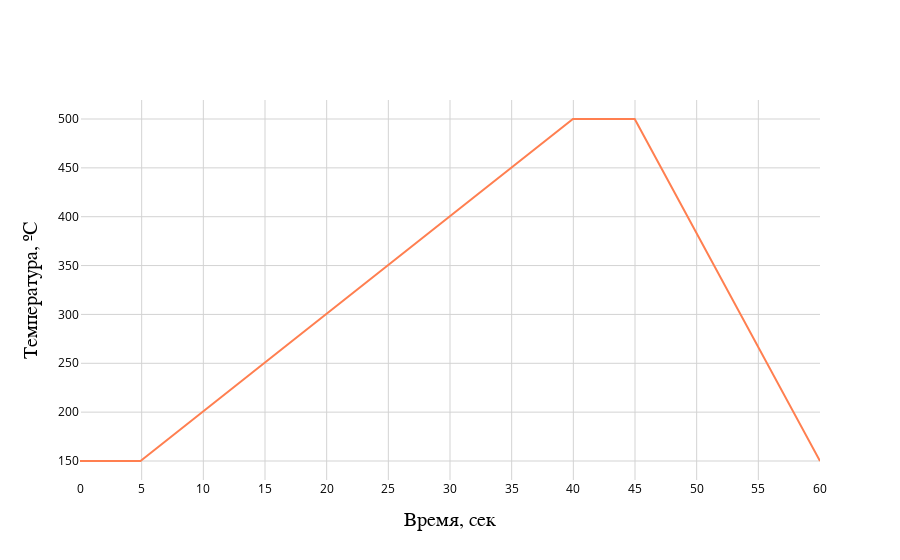

Write notebook code for a chart like this one.
### Code cell
import plotly.graph_objs as go

# Настройка размера и разрешения графика
config = {
    'displayModeBar': False,
    'showTips': False,
    'staticPlot': False
}

x = np.linspace(0, 60, 600)

# Построение графика
trace = go.Scatter(x=x, y=np.array(data_file['T_set2'][0:600]),marker=dict(size=5, color='coral'))

layout = go.Layout(
    # Фон белый
    plot_bgcolor='white',
    # Все тексты и подписи тоже чёрные
    font=dict(color='black'),
    # Оси чёрные
    xaxis=dict(
        title='Время, сек',
        color='black',
        gridcolor='lightgray',
        gridwidth=1,
        titlefont=dict(size=20, family="Times New Roman, sans-serif"),
        tickmode='linear',
        tick0=0,
        dtick=5
    ),
    yaxis=dict(
        title='Температура, ºС ',
        color='black',
        gridcolor='lightgray',
        gridwidth=1,
        titlefont=dict(size=20, family="Times New Roman, sans-serif")
    ),
)

fig = go.Figure(data=[trace], layout=layout)

fig.show(config=config)

### Figure 1 — Plotly figure (JSON) as saved in the notebook; plotly's stock layout.template omitted (floating-point values rounded to 4 significant figures; data arrays with more than 128 entries replaced by an {"elided": "..."} marker saying what was removed)
{"data": [{"marker": {"color": "coral", "size": 5}, "type": "scatter", "x": {"elided": "600 float values"}, "y": {"elided": "600 float values"}}], "layout": {"font": {"color": "black"}, "plot_bgcolor": "white", "xaxis": {"color": "black", "dtick": 5, "gridcolor": "lightgray", "gridwidth": 1, "tick0": 0, "tickmode": "linear", "title": {"font": {"family": "Times New Roman, sans-serif", "size": 20}, "text": "Время, сек"}}, "yaxis": {"color": "black", "gridcolor": "lightgray", "gridwidth": 1, "title": {"font": {"family": "Times New Roman, sans-serif", "size": 20}, "text": "Температура, ºС "}}}}
